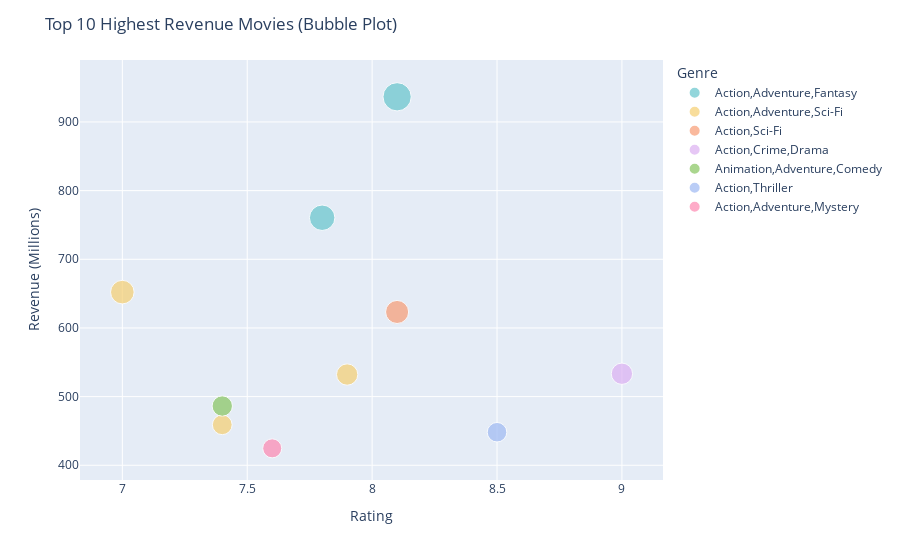

The code cell stored with this chart in its notebook:
### Code cell
# Sort the DataFrame by 'Revenue (Millions)' in descending order
sorted_df = df1.sort_values('Revenue (Millions)', ascending=False)

# Select the top 10 highest revenue movies
top_10_highest_revenue = sorted_df.head(10)

# Create the bubble plot with colors
fig = px.scatter(top_10_highest_revenue, x='Rating', y='Revenue (Millions)',
                 size='Revenue (Millions)', color='Genre', hover_name='Title',
                 color_discrete_sequence=px.colors.qualitative.Pastel)

# Set the layout and title
fig.update_layout(
    title='Top 10 Highest Revenue Movies (Bubble Plot)',
    xaxis_title='Rating',
    yaxis_title='Revenue (Millions)',
)

# Show the chart
fig.show()

### Figure 1 — Plotly figure (JSON) as saved in the notebook; plotly's stock layout.template omitted (floating-point values rounded to 4 significant figures)
{"data": [{"hovertemplate": "<b>%{hovertext}</b><br><br>Genre=Action,Adventure,Fantasy<br>Rating=%{x}<br>Revenue (Millions)=%{marker.size}<extra></extra>", "hovertext": ["Star Wars: Episode VII - The Force Awakens", "Avatar"], "legendgroup": "Action,Adventure,Fantasy", "marker": {"color": "rgb(102, 197, 204)", "size": [936.6, 760.5], "sizemode": "area", "sizeref": 2.342, "symbol": "circle"}, "mode": "markers", "name": "Action,Adventure,Fantasy", "orientation": "v", "showlegend": true, "type": "scatter", "x": [8.1, 7.8], "xaxis": "x", "y": [936.6, 760.5], "yaxis": "y"}, {"hovertemplate": "<b>%{hovertext}</b><br><br>Genre=Action,Adventure,Sci-Fi<br>Rating=%{x}<br>Revenue (Millions)=%{marker.size}<extra></extra>", "hovertext": ["Jurassic World", "Rogue One", "Avengers: Age of Ultron"], "legendgroup": "Action,Adventure,Sci-Fi", "marker": {"color": "rgb(246, 207, 113)", "size": [652.2, 532.2, 459.0], "sizemode": "area", "sizeref": 2.342, "symbol": "circle"}, "mode": "markers", "name": "Action,Adventure,Sci-Fi", "orientation": "v", "showlegend": true, "type": "scatter", "x": [7, 7.9, 7.4], "xaxis": "x", "y": [652.2, 532.2, 459.0], "yaxis": "y"}, {"hovertemplate": "<b>%{hovertext}</b><br><br>Genre=Action,Sci-Fi<br>Rating=%{x}<br>Revenue (Millions)=%{marker.size}<extra></extra>", "hovertext": ["The Avengers"], "legendgroup": "Action,Sci-Fi", "marker": {"color": "rgb(248, 156, 116)", "size": [623.3], "sizemode": "area", "sizeref": 2.342, "symbol": "circle"}, "mode": "markers", "name": "Action,Sci-Fi", "orientation": "v", "showlegend": true, "type": "scatter", "x": [8.1], "xaxis": "x", "y": [623.3], "yaxis": "y"}, {"hovertemplate": "<b>%{hovertext}</b><br><br>Genre=Action,Crime,Drama<br>Rating=%{x}<br>Revenue (Millions)=%{marker.size}<extra></extra>", "hovertext": ["The Dark Knight"], "legendgroup": "Action,Crime,Drama", "marker": {"color": "rgb(220, 176, 242)", "size": [533.3], "sizemode": "area", "sizeref": 2.342, "symbol": "circle"}, "mode": "markers", "name": "Action,Crime,Drama", "orientation": "v", "showlegend": true, "type": "scatter", "x": [9], "xaxis": "x", "y": [533.3], "yaxis": "y"}, {"hovertemplate": "<b>%{hovertext}</b><br><br>Genre=Animation,Adventure,Comedy<br>Rating=%{x}<br>Revenue (Millions)=%{marker.size}<extra></extra>", "hovertext": ["Finding Dory"], "legendgroup": "Animation,Adventure,Comedy", "marker": {"color": "rgb(135, 197, 95)", "size": [486.3], "sizemode": "area", "sizeref": 2.342, "symbol": "circle"}, "mode": "markers", "name": "Animation,Adventure,Comedy", "orientation": "v", "showlegend": true, "type": "scatter", "x": [7.4], "xaxis": "x", "y": [486.3], "yaxis": "y"}, {"hovertemplate": "<b>%{hovertext}</b><br><br>Genre=Action,Thriller<br>Rating=%{x}<br>Revenue (Millions)=%{marker.size}<extra></extra>", "hovertext": ["The Dark Knight Rises"], "legendgroup": "Action,Thriller", "marker": {"color": "rgb(158, 185, 243)", "size": [448.1], "sizemode": "area", "sizeref": 2.342, "symbol": "circle"}, "mode": "markers", "name": "Action,Thriller", "orientation": "v", "showlegend": true, "type": "scatter", "x": [8.5], "xaxis": "x", "y": [448.1], "yaxis": "y"}, {"hovertemplate": "<b>%{hovertext}</b><br><br>Genre=Action,Adventure,Mystery<br>Rating=%{x}<br>Revenue (Millions)=%{marker.size}<extra></extra>", "hovertext": ["The Hunger Games: Catching Fire"], "legendgroup": "Action,Adventure,Mystery", "marker": {"color": "rgb(254, 136, 177)", "size": [424.6], "sizemode": "area", "sizeref": 2.342, "symbol": "circle"}, "mode": "markers", "name": "Action,Adventure,Mystery", "orientation": "v", "showlegend": true, "type": "scatter", "x": [7.6], "xaxis": "x", "y": [424.6], "yaxis": "y"}], "layout": {"legend": {"itemsizing": "constant", "title": {"text": "Genre"}, "tracegroupgap": 0}, "margin": {"t": 60}, "title": {"text": "Top 10 Highest Revenue Movies (Bubble Plot)"}, "xaxis": {"anchor": "y", "domain": [0, 1], "title": {"text": "Rating"}}, "yaxis": {"anchor": "x", "domain": [0, 1], "title": {"text": "Revenue (Millions)"}}}}
